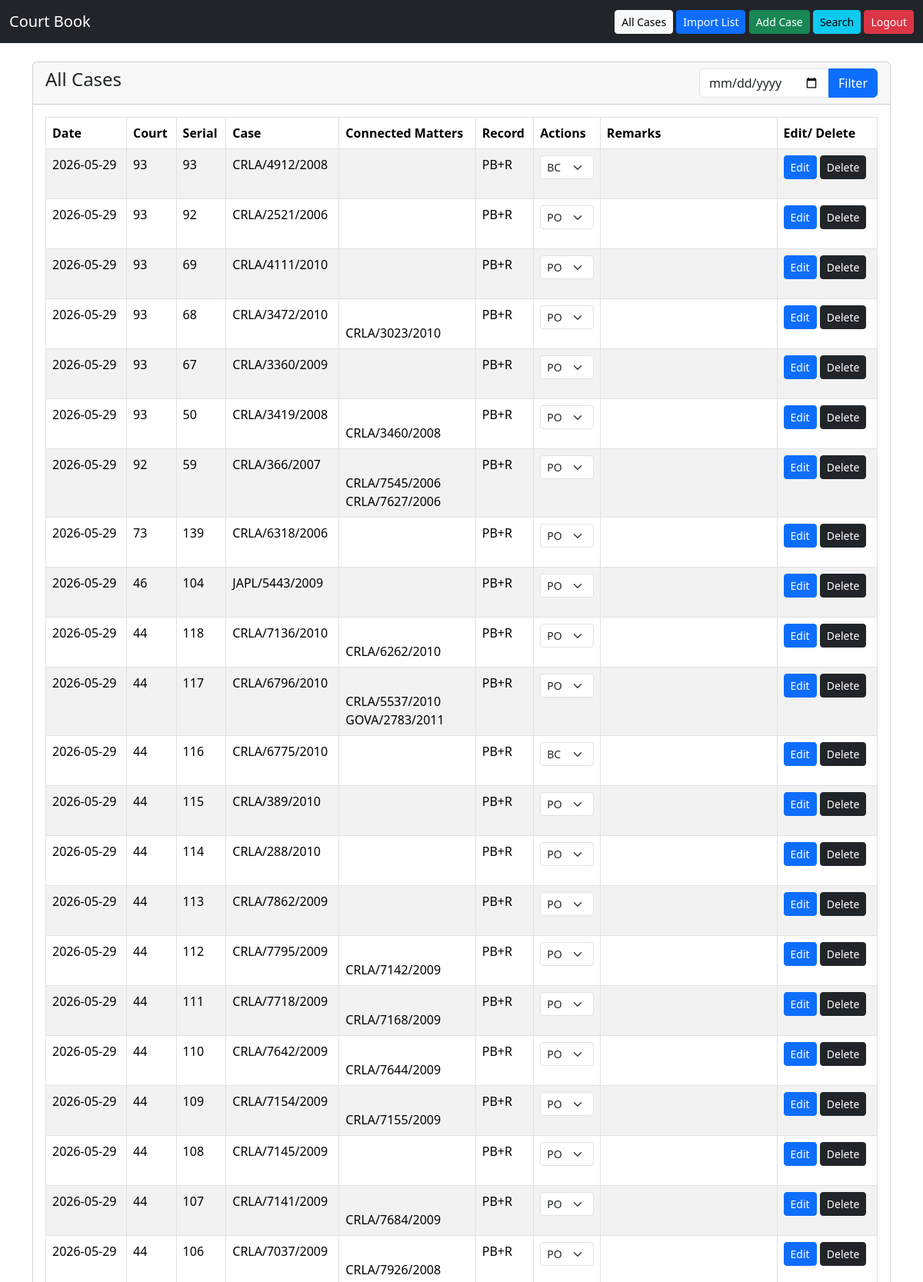
The app's page /all-cases (signed in, upper part) with its own data.
### app.py (models this page shows)
class Case(db.Model):
    id = db.Column(db.Integer, primary_key=True)
    listing_date = db.Column(db.String(20))
    court_no = db.Column(db.String(20))
    bench = db.Column(db.String(200))
    serial_no = db.Column(db.String(20))
    case_no = db.Column(db.String(200))
    connected_cases = db.Column(db.Text)
    record_type = db.Column(db.String(50))
    status = db.Column(db.String(20), default='PO')
    received = db.Column(db.Boolean, default=False)
    remarks = db.Column(db.Text)
    created_at = db.Column(db.DateTime, default=datetime.utcnow)
    bc_received = db.Column(db.Boolean, default=False)
    jr_received = db.Column(db.Boolean, default=False)

### app.py (the view)
@app.route('/all-cases')
@login_required
def all_cases():
    selected_date = request.args.get('date')
    if selected_date:
        cases = Case.query.filter_by(
            listing_date=selected_date
        ).order_by(
            Case.court_no,
            Case.serial_no
        ).all()
    else:
        cases = Case.query.order_by(
            Case.created_at.desc()
        ).all()
    return render_template(
        'all_cases.html',
        cases=cases,
        selected_date=selected_date
    )

### app.py (called while the page is built)
@login_manager.user_loader
def load_user(user_id):
    return User.query.get(int(user_id))

@app.context_processor
def inject_user():
    return dict(current_user=current_user)

### templates/all_cases.html (shortened to what this page needs)
{% extends 'base.html' %}
{% block content %}
<div class="card">
    <div class="card-header">
        <div class="d-flex justify-content-between">
            <h4>All Cases</h4>
            <form method="GET">
                <div class="input-group">
                    <input type="date"
                           name="date"
                           class="form-control"
                           value="{{ selected_date if selected_date else '' }}">
                    <button class="btn btn-primary">
                        Filter
                    </button>
                </div>
            </form>
        </div>
    </div>
    <div class="card-body">
        <div class="table-responsive">
    <table class="table table-bordered table-striped">
        <thead>
            <tr>
                <th>Date</th>
                <th>Court</th>
                <th>Serial</th>
                <th>Case</th>
	<th>Connected Matters</th>
                <th>Record</th>
	<th>Actions</th>
	<th>Remarks</th>
	<th>Edit/ Delete</th>
            </tr>
        </thead>
        <tbody>
            {% for case in cases %}
            <tr>
                <td>{{ case.listing_date }}</td>
                <td>{{ case.court_no }}</td>
                <td>{{ case.serial_no }}</td>
                <td>{{ case.case_no }}</td>
               <td style="white-space: pre-line;">
                    {{ case.connected_cases }}
                </td>
 <td>{{ case.record_type }}</td>
<td>
    <form method="GET"
      action="/update-status/{{ case.id }}/">
        <select name="status"
                class="form-select form-select-sm"
                onchange="this.form.submit()">
            <option value="PO"
            {% if case.status == 'PO' %}
            selected
            {% endif %}
            >
            PO
            </option>
            <option value="BC"
            {% if case.status == 'BC' %}
            selected
            {% endif %}
            >
            BC
            </option>
        </select>
    </form>
</td>
<td>
                </td>
<td>
    <a href="/edit-case/{{ case.id }}"
       class="btn btn-primary btn-sm">
       Edit
    </a>
    <a href="/delete-case/{{ case.id }}"
       class="btn btn-dark btn-sm"
       onclick="return confirm('Delete this case?')">
       Delete
    </a>
</td>
            </tr>
            {% endfor %}
        </tbody>
    </table>
</div>
    </div>
</div>
{% endblock %}

### records on screen
Case: listing_date "2026-05-29", court_no "93", serial_no "93", case_no "CRLA/4912/2008", record_type "PB+R", status "BC"
Case: listing_date "2026-05-29", court_no "93", serial_no "92", case_no "CRLA/2521/2006", record_type "PB+R", status "PO"
Case: listing_date "2026-05-29", court_no "93", serial_no "69", case_no "CRLA/4111/2010", record_type "PB+R"
Case: listing_date "2026-05-29", court_no "93", serial_no "68", case_no "CRLA/3472/2010", connected_cases "CRLA/3023/2010", record_type "PB+R", status "PO"
Case: listing_date "2026-05-29", court_no "93", serial_no "67", case_no "CRLA/3360/2009", record_type "PB+R", status "PO"
Case: listing_date "2026-05-29", court_no "93", serial_no "50", case_no "CRLA/3419/2008", connected_cases "CRLA/3460/2008", record_type "PB+R"
Case: listing_date "2026-05-29", court_no "92", serial_no "59", case_no "CRLA/366/2007", connected_cases "CRLA/7545/2006 CRLA/7627/2006", record_type "PB+R", status "PO"
Case: listing_date "2026-05-29", court_no "73", serial_no "139", case_no "CRLA/6318/2006", record_type "PB+R"
Case: listing_date "2026-05-29", court_no "46", serial_no "104", case_no "JAPL/5443/2009", record_type "PB+R", status "PO"
Case: listing_date "2026-05-29", court_no "44", serial_no "118", case_no "CRLA/7136/2010", connected_cases "CRLA/6262/2010", record_type "PB+R", status "PO"
Case: listing_date "2026-05-29", court_no "44", serial_no "117", case_no "CRLA/6796/2010", connected_cases "CRLA/5537/2010 GOVA/2783/2011", record_type "PB+R", status "PO"
Case: listing_date "2026-05-29", court_no "44", serial_no "116", case_no "CRLA/6775/2010", record_type "PB+R", status "BC"
Case: listing_date "2026-05-29", court_no "44", serial_no "115", case_no "CRLA/389/2010", record_type "PB+R", status "PO"
Case: listing_date "2026-05-29", court_no "44", serial_no "114", case_no "CRLA/288/2010", record_type "PB+R", status "PO"
Case: listing_date "2026-05-29", court_no "44", serial_no "113", case_no "CRLA/7862/2009", record_type "PB+R", status "PO"
Case: listing_date "2026-05-29", court_no "44", serial_no "112", case_no "CRLA/7795/2009", connected_cases "CRLA/7142/2009", record_type "PB+R", status "PO"
Case: listing_date "2026-05-29", court_no "44", serial_no "111", case_no "CRLA/7718/2009", connected_cases "CRLA/7168/2009", record_type "PB+R", status "PO"
Case: listing_date "2026-05-29", court_no "44", serial_no "110", case_no "CRLA/7642/2009", connected_cases "CRLA/7644/2009", record_type "PB+R", status "PO"
Case: listing_date "2026-05-29", court_no "44", serial_no "109", case_no "CRLA/7154/2009", connected_cases "CRLA/7155/2009", record_type "PB+R", status "PO"
Case: listing_date "2026-05-29", court_no "44", serial_no "108", case_no "CRLA/7145/2009", record_type "PB+R", status "PO"
Case: listing_date "2026-05-29", court_no "44", serial_no "107", case_no "CRLA/7141/2009", connected_cases "CRLA/7684/2009", record_type "PB+R", status "PO"
Case: listing_date "2026-05-29", court_no "44", serial_no "106", case_no "CRLA/7037/2009", connected_cases "CRLA/7926/2008", record_type "PB+R", status "PO"
